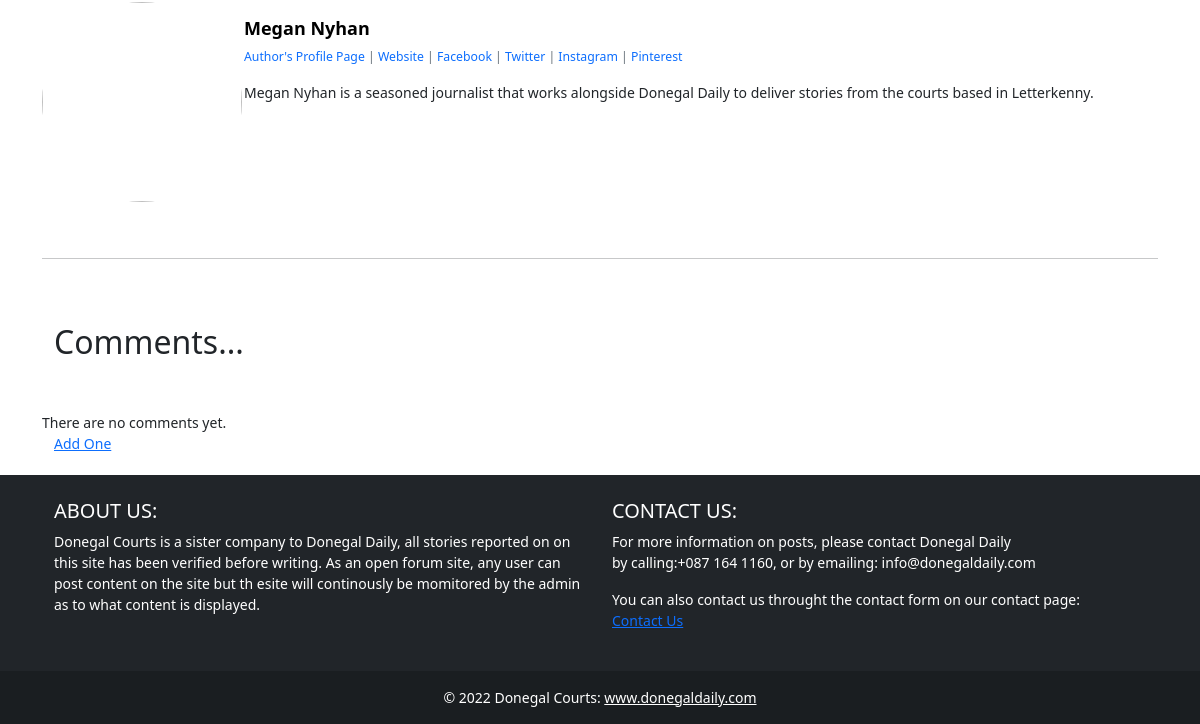
Page /article/1 (lower part) on the earlier database version.
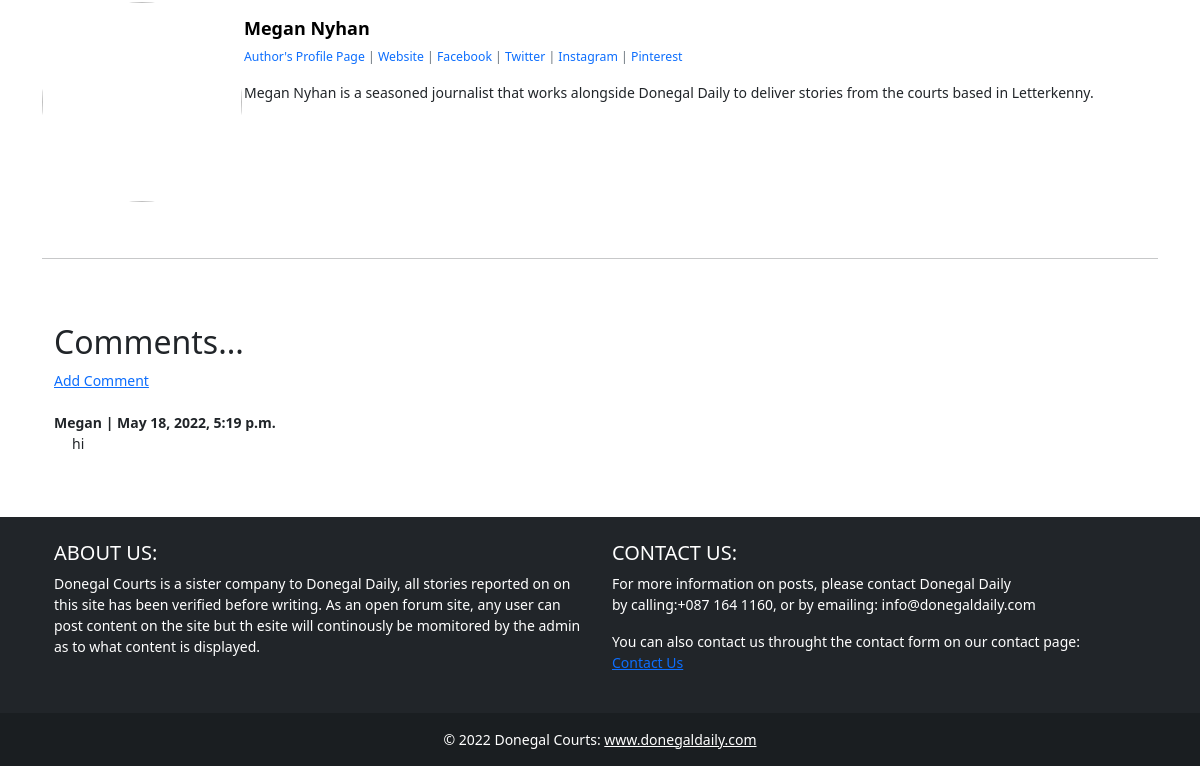
Same page on the later database version.
### blog/models.py (models this page shows, shortened)
class Post(models.Model):
    title = models.CharField(max_length=255, unique=True)
    title_tag = models.CharField(max_length=200)
    featured_image = CloudinaryField('image', default='placeholder')
    snippet = models.CharField(max_length=255)
    author = models.ForeignKey(User, on_delete=models.CASCADE)
    category = models.CharField(max_length=255, null=True)
    body = RichTextField(blank=True, null=True)
    post_date = models.DateField(auto_now_add=True)
    likes = models.ManyToManyField(User, related_name='blog_posts')
    def total_likes(self):
        return self.likes.count()
    class Meta:
        ordering = ['post_date']

class Profile(models.Model):
    user = models.OneToOneField(User, null=True, on_delete=models.CASCADE)
    bio = models.TextField()
    profile_pic = CloudinaryField('image', default='placeholder')
    website_url = models.CharField(max_length=255, null=True, blank=True)
    facebook_url = models.CharField(max_length=255, null=True, blank=True)
    twitter_url = models.CharField(max_length=255, null=True, blank=True)
    instagram_url = models.CharField(max_length=255, null=True, blank=True)
    pinterest_url = models.CharField(max_length=255, null=True, blank=True)

class Comment(models.Model):
    post = models.ForeignKey(Post, related_name="comments", on_delete=models.CASCADE)
    name = models.CharField(max_length=255)
    body = models.TextField()
    date_added = models.DateTimeField(auto_now_add=True)

### blog/views.py (the view)
# urls.py: path('article/<int:pk>', PostDetailView.as_view(), name='post-detail'),
class PostDetailView(DetailView):
    model = Post
    template_name = 'post_detail.html'
    def get_context_data(self, *args, **kwargs):
        context = super(PostDetailView, self).get_context_data()
        stuff = get_object_or_404(Post, id=self.kwargs['pk'])
        total_likes = stuff.total_likes()
        context["total_likes"] = total_likes
        return context

### templates/post_detail.html (shortened to what this page needs)
{% extends 'base.html'%}
{% load static %}
{% block content %}
<div class = "container" >
    <div class="row">
        <small>
        <br/>
        <br/><br/>
        <br/>
    </div>
    <div class="card mb-3">
        <div class="row g-0">
            <div class="col-md-2">
                <div class="profile-pic">
                    <img class="rounded-circle" src="{{ post.author.profile.profile_pic.url }}">
                </div>
            </div>
          <div class="col-md-10">
            <div class="card-body">
                <h5 class="card-title"><strong>{{ post.author.first_name }} {{ post.author.last_name }}
                </strong></h5>
                <p class="small text-muted" id="user-links">
                    <a href="{% url 'show_profile_page' post.author.profile.id %}" target="_blank"> Author's Profile Page </a>
                    {% if post.author.profile.website_url %}
                        | <a href="{{ post.author.profile.website_url }}" target="_blank"> Website </a>
                    {% endif %}
                    {% if post.author.profile.website_url %}
                       | <a href="{{ post.author.profile.facebook_url }}" target="_blank">Facebook </a>
                    {% endif %}
                    {% if post.author.profile.website_url %}
                        | <a href="{{ post.author.profile.twitter_url }}" target="_blank">Twitter </a>
                    {% endif %}
                    {% if post.author.profile.website_url %}
                        | <a href="{{ post.author.profile.instagram_url }}" target="_blank">Instagram </a>
                    {% endif %}
                    {% if post.author.profile.website_url %}
                        | <a href="{{ post.author.profile.pinterest_url }}" target="_blank">Pinterest </a>
                    {% endif %}
                </p>
              <p class="card-text">{{ post.author.profile.bio }}</p>
            </div>
          </div>
        </div>
    </div>
      <br/>
      <hr>
    <br/><br/>
        <div class = "container" >
            <div class="row">
            <h2> Comments...</h2>
            <br/><br/>
            {% if not post.comments.all %}
                There are no comments yet. <a href="{% url 'add-comment' post.pk %}">Add One</a>
            {% else %}
            <a href="{% url 'add-comment' post.pk %}">Add Comment</a>
            <br/>
                {% for comment in post.comments.all %}
            <br/>
                <strong>
                {{ comment.name }} | {{ comment.date_added }}
                </strong>
                <div class="comment-body">
                    {{ comment.body }}
                </div>
                    <br><br/>
                {% endfor %}
            {% endif %}
            <br/><br/>
            </div>
        </div>
</div>
{% endblock %}

### templates/base.html (shortened to what this page needs)
{% load static %}
<!doctype html>
<html lang="en" class="h-100">
  <head>
    <link href="https://cdn.jsdelivr.net/npm/bootstrap@5.1.3/dist/css/bootstrap.min.css" rel="stylesheet"
>
    <link rel="stylesheet" href="{% static 'style.css' %}">
    <link rel="stylesheet" href="path/to/font-awesome/css/font-awesome.min.css">
  </head>
  <body>
        {% block content %}
        {% endblock content %}
    <footer class="bg-dark text-center text-lg-start">
      <div class="container p-4">
        <div class="row">
          <div class="col-lg-6 col-md-12 mb-4 mb-md-0">
            <h5 class="text-uppercase text-white">ABOUT US:</h5>
            <p class="footer-text text-white">
              Donegal Courts is a sister company to Donegal Daily, all stories reported on on this site has been verified before writing. As an open forum site, any user can post content on the site but th esite will continously be momitored by the admin as to what content is displayed.
            </p>
          </div>
          <div class="col-lg-6 col-md-12 mb-4 mb-md-0">
            <h5 class="text-uppercase text-white">Contact Us:</h5>
            <p class="text-white">
              For more information on posts, please contact Donegal Daily <br> by calling:+087 164 1160, or by emailing: info@donegaldaily.com
            </p>
            <p class="text-white"> You can also contact us throught the contact form on our contact page: <br><a href="{% url 'contact' %}"> Contact Us</a>
            </p>
          </div>
        </div>
      </div>
      <div class="text-center p-3 text-white" style="background-color: rgba(0, 0, 0, 0.2);">
        © 2022 Donegal Courts:
        <a class="text-white" href="https://www.donegaldaily.com/" target="_blank">www.donegaldaily.com</a>
      </div>
    </footer>
    <link rel="stylesheet" href="https://use.fontawesome.com/releases/v5.7.1/css/all.css">
  </body>
</html>

### static/style.css (style rules this page uses)
body { background-color: white; }
.card { border: none; }
.card-title { text-decoration: none; color: black; font-size: large; font-weight: 400; }
.footer-text { color: white; }
.comment-body { padding-left: 30px; }
.profile-pic > img { width: 200px; height:200px; }
#user-links > a { text-decoration: none; }

Differences in the rows shown:
added Comment: name "Megan", date_added "May 18, 2022, 5:19 p.m.", body "hi"
Other differences:
text no longer shown: "There are no comments yet. Add One"
text now shown: "Add Comment"
